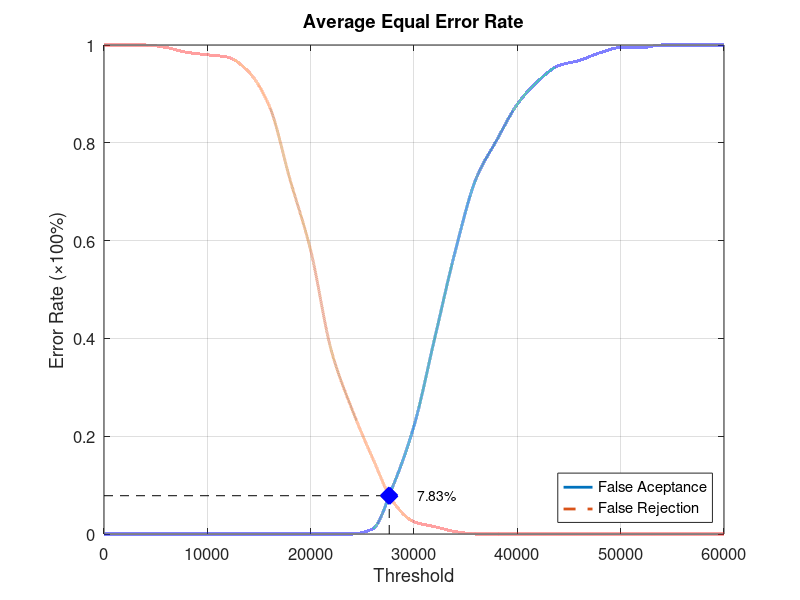
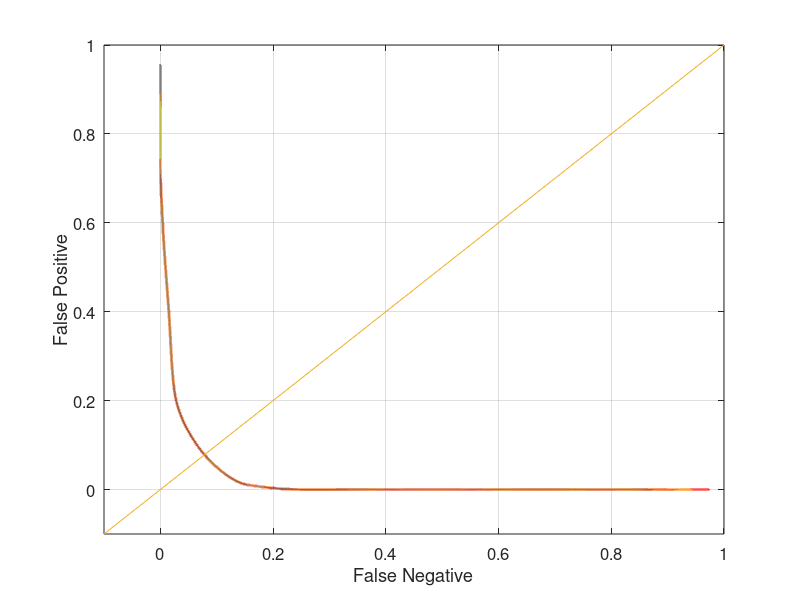

Write MATLAB code to recreate these figures, in order.
function yEER = Database3_4
close all;
clear;
clc;
x = 0:2000:60000;
xq = 0:0.5:60000;

y0 = [0 0 0 0 0 0 0 0 0 0 0 0 0 0.0105263 0.1 0.221053 0.4 0.578947 0.726316 0.805263 0.878947 0.926316 0.957895 0.968421 0.984211 0.994737 0.994737 1 1 1 1];
yy0 = interp1(x, y0, xq, 'pchip');
y1 = [1 1 1 0.995 0.985 0.98 0.975 0.945 0.875 0.725 0.58 0.375 0.255 0.155 0.065 0.025 0.015 0.005 0 0 0 0 0 0 0 0 0 0 0 0 0];
yy1 = interp1(x, y1, xq, 'pchip');

% Calculating EER: 
y2 = abs(y0 - y1);
find(y2 == min(y2))
yy2 = abs(yy0 - yy1);
xEER = find(yy2 == min(yy2));
xEERIndex = xq(xEER) % X-axis EER
yEER = yy0(xEER) % Y-axis EER

main = figure
plot(xq, yy0,'-','LineWidth', 2);	hold on
plot(xq, yy1,'--','LineWidth', 2);	hold on
plot([xEERIndex xEERIndex], [0 yEER], 'k--');	hold on
plot([0 xEERIndex], [yEER yEER], 'k--');	hold on
plot(xEERIndex, yEER, 'bx', 'LineWidth', 10);	hold on
text(xEERIndex + 10 * xEERIndex / 100, yEER, [num2str(round((10000 * yEER)) / 100) '%'])
legend('False Aceptance', 'False Rejection', 'Location', 'SouthEast')
xlabel('Threshold')
ylabel('Error Rate (\times100%)')
title('Average Equal Error Rate')
set(gca, 'FontSize', 12)
axis([0 60000 0 1])
grid on

print(main, 'Database3_4Main', '-dpng');
FNRxFPR = figure('Color', [1 1 1]);
plot(yy1, yy0, '-', yy1, yy0, 'LineWidth', 2);
hold on
y = -0.1:0.1:1
plot(y, y); 
set(gca, 'FontSize', 12)
xlabel('False Negative')
ylabel('False Positive')
axis([-0.1 1 -0.1 1])
set(gca, 'FontSize', 12)
grid on

print(FNRxFPR, 'Database3_4FNRxFPR','-dpng');
end
